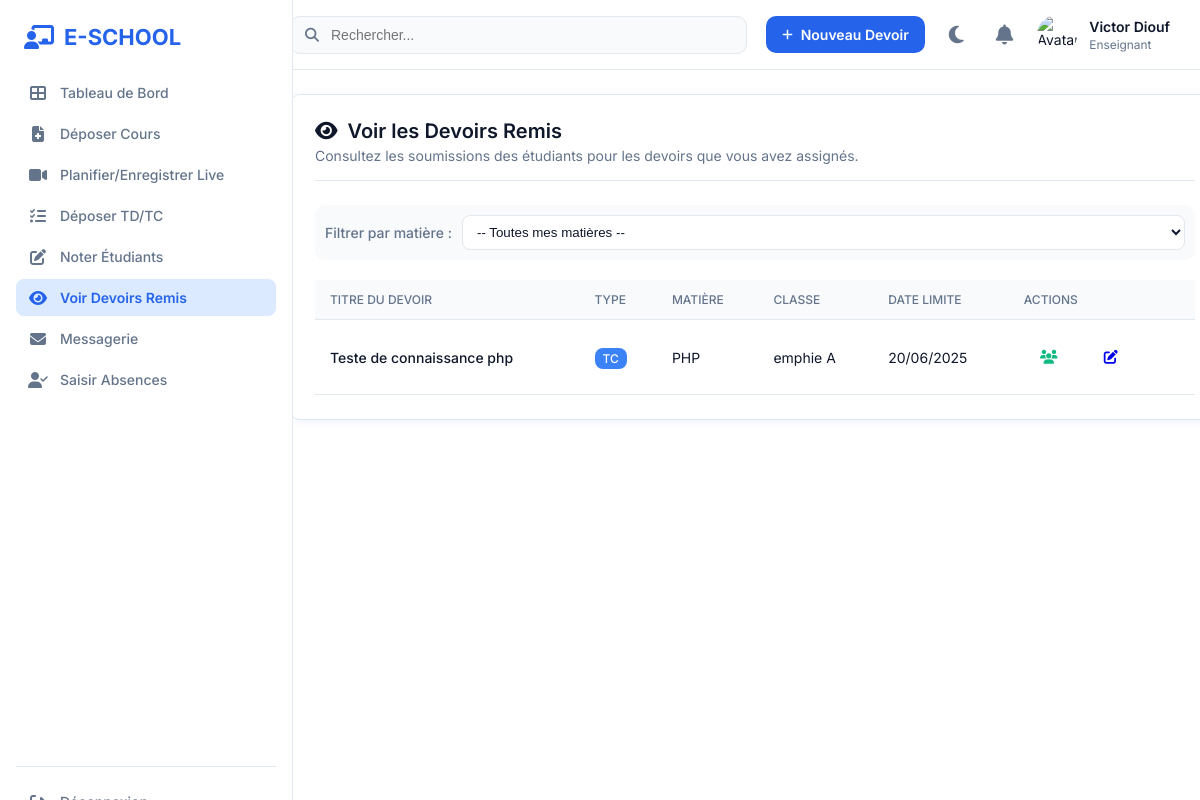
/dashboard/enseignant/voir_devoirs.php, run on the app's committed database.
### tables this page shows
CREATE TABLE IF NOT EXISTS `utilisateurs` (
  `id` int NOT NULL AUTO_INCREMENT,
  `nom` varchar(100) DEFAULT NULL,
  `prenom` varchar(100) DEFAULT NULL,
  `email` varchar(100) DEFAULT NULL,
  `mot_de_passe` varchar(255) DEFAULT NULL,
  `role` enum('admin','etudiant','enseignant') DEFAULT NULL,
  `photo` varchar(255) DEFAULT NULL,
  `date_inscription` datetime DEFAULT CURRENT_TIMESTAMP,
  PRIMARY KEY (`id`),
  UNIQUE KEY `email` (`email`)
);

CREATE TABLE IF NOT EXISTS `devoirs` (
  `id` int NOT NULL AUTO_INCREMENT,
  `id_matiere` int DEFAULT NULL,
  `id_enseignant` int DEFAULT NULL,
  `type` enum('TD','TC') DEFAULT NULL,
  `titre` varchar(255) DEFAULT NULL,
  `fichier` varchar(255) DEFAULT NULL,
  `date_depot` date DEFAULT NULL,
  `date_limite` date DEFAULT NULL,
  PRIMARY KEY (`id`),
  KEY `id_matiere` (`id_matiere`),
  KEY `id_enseignant` (`id_enseignant`)
);

CREATE TABLE IF NOT EXISTS `matieres` (
  `id` int NOT NULL AUTO_INCREMENT,
  `nom_matiere` varchar(100) DEFAULT NULL,
  `code_matiere` varchar(20) DEFAULT NULL,
  `id_enseignant` int DEFAULT NULL,
  `id_classe` int DEFAULT NULL,
  PRIMARY KEY (`id`),
  KEY `id_enseignant` (`id_enseignant`),
  KEY `id_classe` (`id_classe`)
);

CREATE TABLE IF NOT EXISTS `classes` (
  `id` int NOT NULL AUTO_INCREMENT,
  `nom_classe` varchar(100) DEFAULT NULL,
  `niveau` varchar(50) DEFAULT NULL,
  `id_filiere` int DEFAULT NULL,
  PRIMARY KEY (`id`),
  KEY `id_filiere` (`id_filiere`)
);

### dashboard/enseignant/voir_devoirs.php (the view, shortened to what this page needs)
<?php
$database = new Database();
$conn = $database->connect();
function get_enseignant_info_for_voir_devoirs($db_conn, $id_enseignant_table) {
    $stmt = $db_conn->prepare("SELECT u.nom, u.prenom, u.photo FROM enseignants ens JOIN utilisateurs u ON ens.id_utilisateur = u.id WHERE ens.id = :id_enseignant");
    $stmt->bindParam(':id_enseignant', $id_enseignant_table, PDO::PARAM_INT);
    $stmt->execute();
    return $stmt->fetch(PDO::FETCH_ASSOC);
}
function get_devoirs_par_enseignant_detailed($db_conn, $id_enseignant, $id_matiere_filter = null) {
    $sql = "
        SELECT
            d.id           AS devoir_id,
            d.titre        AS devoir_titre,
            d.type         AS devoir_type,
            d.date_limite,
            d.fichier      AS fichier_sujet,
            m.nom_matiere,
            c.id           AS classe_id,
            c.nom_classe
        FROM devoirs d
        JOIN matieres m ON d.id_matiere = m.id
        -- On joint maintenant classes via m.id_classe, pas via d.id_classe
        JOIN classes c  ON m.id_classe = c.id
        WHERE d.id_enseignant = :id_enseignant
    ";
    $params = [':id_enseignant' => $id_enseignant];
    $sql .= " ORDER BY d.date_depot DESC, d.id DESC";
    $stmt = $db_conn->prepare($sql);
    $stmt->execute($params);
    return $stmt->fetchAll(PDO::FETCH_ASSOC);
}
$enseignant_info_page = get_enseignant_info_for_voir_devoirs($conn, SIMULATED_ENSEIGNANT_ID_VOIR_DEVOIRS);
$enseignant_avatar = !empty($enseignant_info_page['photo']) ? '../../uploads/profiles/' . htmlspecialchars($enseignant_info_page['photo']) : '../../assets/images/default_avatar_teacher.png';
$enseignant_nom_complet = htmlspecialchars($enseignant_info_page['prenom'] . ' ' . $enseignant_info_page['nom']);
$selected_devoir_id = isset($_GET['id_devoir']) ? (int)$_GET['id_devoir'] : null;
$selected_matiere_id_for_list = isset($_GET['id_matiere_filter']) ? (int)$_GET['id_matiere_filter'] : null;
$devoirs_liste = [];
$etudiants_soumissions = [];
$devoir_concerne_details = null;
if (!$selected_devoir_id) {
    $devoirs_liste = get_devoirs_par_enseignant_detailed($conn, SIMULATED_ENSEIGNANT_ID_VOIR_DEVOIRS, $selected_matiere_id_for_list);
}
$current_page = basename($_SERVER['PHP_SELF']);
?>
<!DOCTYPE html>
<html lang="fr">
<head>
    <link rel="stylesheet" href="../../assets/css/style.css">
    <link rel="stylesheet" href="https://cdnjs.cloudflare.com/ajax/libs/font-awesome/6.2.0/css/all.min.css">
</head>
<body>
    <div class="dashboard-container">
         <aside class="sidebar">
            <div class="sidebar-logo"><i class="fas fa-chalkboard-teacher logo-icon"></i>E-SCHOOL</div>
            <nav class="sidebar-nav">
                <ul>
                    <li><a href="index.php"><i class="fas fa-th-large"></i> Tableau de Bord</a></li>
                    <li><a href="deposer_cours.php"><i class="fas fa-file-medical"></i> Déposer Cours</a></li>
                    <li><a href="enregistrer_cours.php"><i class="fas fa-video"></i> Planifier/Enregistrer Live</a></li>
                    <li><a href="deposer_td.php"><i class="fas fa-tasks"></i> Déposer TD/TC</a></li>
                    <li><a href="noter_etudiants.php"><i class="fas fa-edit"></i> Noter Étudiants</a></li>
                    <li><a href="voir_devoirs.php" class="<?php echo ($current_page == 'voir_devoirs.php') ? 'active' : ''; ?>"><i class="fas fa-eye"></i> Voir Devoirs Remis</a></li>
                    <li><a href="messagerie.php"><i class="fas fa-envelope"></i> Messagerie</a></li>
                    <li><a href="saisie_absences.php"><i class="fas fa-user-check"></i> Saisir Absences</a></li>
                </ul>
            </nav>
            <div class="sidebar-nav logout-link"><ul><li><a href="../../logout.php"><i class="fas fa-sign-out-alt"></i> Déconnexion</a></li></ul></div>
        </aside>
        <div class="main-wrapper">
            <header class="top-bar">
                <div class="search-bar"><i class="fas fa-search"></i><input type="text" placeholder="Rechercher..."></div>
                <div class="top-bar-actions">
                    <a href="deposer_td.php" class="btn-add-new"><i class="fas fa-plus"></i> Nouveau Devoir</a>
                    <a href="#" class="icon-btn" id="theme-toggle" title="Changer de thème"><i class="fas fa-moon"></i></a>
                    <a href="#" class="icon-btn" title="Notifications"><i class="fas fa-bell"></i></a>
                    <div class="user-profile-widget">
                        <img src="<?php echo $enseignant_avatar; ?>" alt="Avatar de <?php echo $enseignant_nom_complet; ?>">
                        <div class="user-info"><span class="user-name"><?php echo $enseignant_nom_complet; ?></span><span class="user-role">Enseignant</span></div>
                    </div>
                </div>
            </header>
            <main class="content-area">
                <div class="main-column">
                     <div class="page-container">
                        <div class="page-header">
                            <?php if ($selected_devoir_id && $devoir_concerne_details): ?>
                                <a href="voir_devoirs.php" class="back-link"><i class="fas fa-arrow-left"></i> Retour à la liste des devoirs</a>
                                <h2><i class="fas fa-user-graduate"></i> Soumissions pour: <?php echo htmlspecialchars($devoir_concerne_details['devoir_titre']); ?></h2>
                                <p>Matière: <?php echo htmlspecialchars($devoir_concerne_details['nom_matiere']); ?> - Classe: <?php echo htmlspecialchars($devoir_concerne_details['nom_classe']); ?></p>
                            <?php else: ?>
                                <h2><i class="fas fa-eye"></i> Voir les Devoirs Remis</h2>
                                <p>Consultez les soumissions des étudiants pour les devoirs que vous avez assignés.</p>
                            <?php endif; ?>
                        </div>
                        <?php if ($selected_devoir_id && $devoir_concerne_details): ?>
                            <div class="table-container">
                                <?php if (empty($etudiants_soumissions)): ?>
                                    <p class="no-data-message">Aucun étudiant dans cette classe ou aucune soumission pour ce devoir.</p>
                                <?php else: ?>
                                    <table class="custom-table">
                                        <thead>
                                            <tr>
                                                <th>Étudiant</th>
                                                <th>Statut Soumission</th>
                                                <th>Date Remise</th>
                                                <th>Fichier Remis</th>
                                                <th>Note Actuelle</th>
                                                <th>Actions</th>
                                            </tr>
                                        </thead>
                                        <tbody>
                                            <?php foreach ($etudiants_soumissions as $soumission):
                                                $avatar_etu = !empty($soumission['etudiant_photo']) ? '../../uploads/profiles/' . htmlspecialchars($soumission['etudiant_photo']) : '../../assets/images/default_avatar.png';
                                            ?>
                                            <tr>
                                                <td class="etudiant-name">
                                                    <img src="<?php echo $avatar_etu; ?>" alt="avatar" class="etudiant-avatar-small">
                                                    <?php echo htmlspecialchars($soumission['etudiant_prenom'] . ' ' . $soumission['etudiant_nom']); ?>
                                                </td>
                                                <td>
                                                    <?php if ($soumission['remise_id']): ?>
                                                        <span class="submission-status remis"><i class="fas fa-check-circle"></i> Remis</span>
                                                    <?php else: ?>
                                                        <span class="submission-status non-remis">Non Remis</span>
                                                    <?php endif; ?>
                                                </td>
                                                <td><?php echo $soumission['date_remise'] ? date('d/m/Y H:i', strtotime($soumission['date_remise'])) : '-'; ?></td>
                                                <td>
                                                    <?php if ($soumission['fichier_remis']): ?>
                                                        <a href="../../uploads/devoirs_remis/<?php echo htmlspecialchars($soumission['fichier_remis']); ?>" download class="btn-action-icon btn-download-submission" title="Télécharger la soumission">
                                                            <i class="fas fa-download"></i>
                                                        </a>
                                                    <?php else: echo '-'; endif; ?>
                                                </td>
                                                <td><?php echo isset($soumission['note']) ? htmlspecialchars(number_format($soumission['note'],2)) . '/20' : 'N/A'; ?></td>
                                                <td class="actions-cell">
                                                    <a href="noter_etudiants.php?id_devoir=<?php echo $selected_devoir_id; ?>&id_etudiant=<?php echo $soumission['etudiant_id']; ?>" class="btn-action-icon btn-grade" title="Noter cet étudiant">
                                                        <i class="fas fa-edit"></i>
                                                    </a>
                                                </td>
                                            </tr>
                                            <?php endforeach; ?>
                                        </tbody>
                                    </table>
                                <?php endif; ?>
                            </div>
                        <?php else: ?>
                            <form method="GET" action="voir_devoirs.php" class="filter-form">
                                <label for="id_matiere_filter">Filtrer par matière :</label>
                                <select name="id_matiere_filter" id="id_matiere_filter" onchange="this.form.submit()">
                                    <option value="">-- Toutes mes matières --</option>
                                </select>
                            </form>
                            <div class="table-container">
                                <?php if (empty($devoirs_liste)): ?>
                                    <p class="no-data-message">Aucun devoir déposé <?php echo $selected_matiere_id_for_list ? 'pour cette matière' : ''; ?>.</p>
                                <?php else: ?>
                                    <table class="custom-table">
                                        <thead>
                                            <tr>
                                                <th>Titre du Devoir</th>
                                                <th>Type</th>
                                                <th>Matière</th>
                                                <th>Classe</th>
                                                <th>Date Limite</th>
                                                <th>Actions</th>
                                            </tr>
                                        </thead>
                                        <tbody>
                                            <?php foreach ($devoirs_liste as $devoir): ?>
                                            <tr>
                                                <td class="devoir-titre"><?php echo htmlspecialchars($devoir['devoir_titre']); ?></td>
                                                <td><span class="type-badge <?php echo strtolower($devoir['devoir_type']); ?>"><?php echo htmlspecialchars($devoir['devoir_type']); ?></span></td>
                                                <td><?php echo htmlspecialchars($devoir['nom_matiere']); ?></td>
                                                <td><?php echo htmlspecialchars($devoir['nom_classe']); ?></td>
                                                <td><?php echo date('d/m/Y', strtotime($devoir['date_limite'])); ?></td>
                                                <td class="actions-cell">
                                                    <a href="voir_devoirs.php?id_devoir=<?php echo $devoir['devoir_id']; ?>" class="btn-action-icon btn-view-submissions" title="Voir les soumissions"><i class="fas fa-users"></i></a>
                                                    <a href="modifier_td.php?id_devoir=<?php echo $devoir['devoir_id']; ?>" class="btn-action-icon btn-edit" title="Modifier ce devoir"><i class="fas fa-edit"></i></a>
                                                </td>
                                            </tr>
                                            <?php endforeach; ?>
                                        </tbody>
                                    </table>
                                <?php endif; ?>
                            </div>
                        <?php endif; ?>
                    </div>
                </div>
            </main>
        </div>
    </div>
</body>
</html>

### data on the page
utilisateurs: enseignant_nom_complet "Victor Diouf"
devoirs: titre "Teste de connaissance php", type "TC", id_matiere.nom_matiere "PHP", classes.nom_classe "emphie A", date_limite "20/06/2025"
